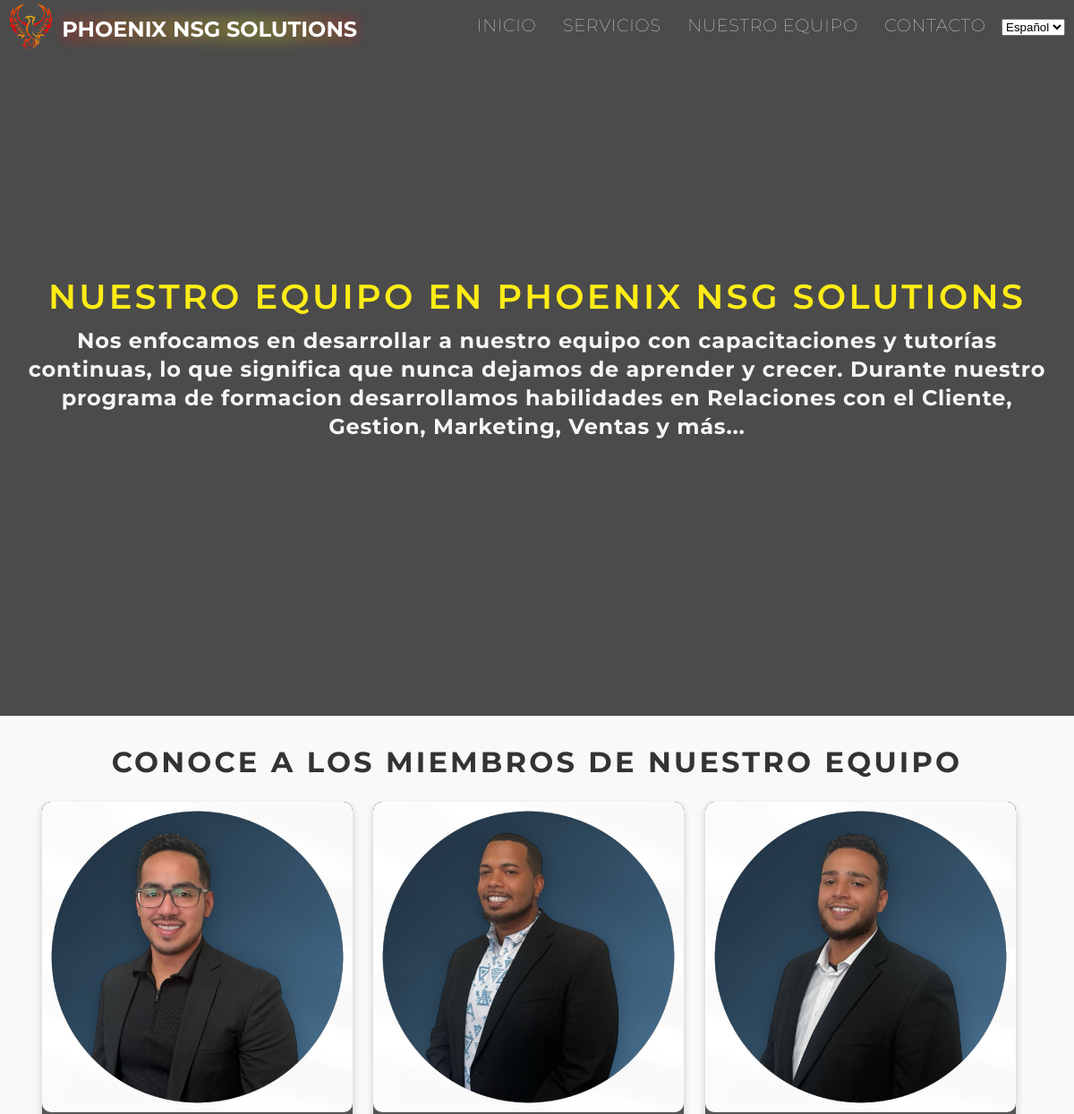
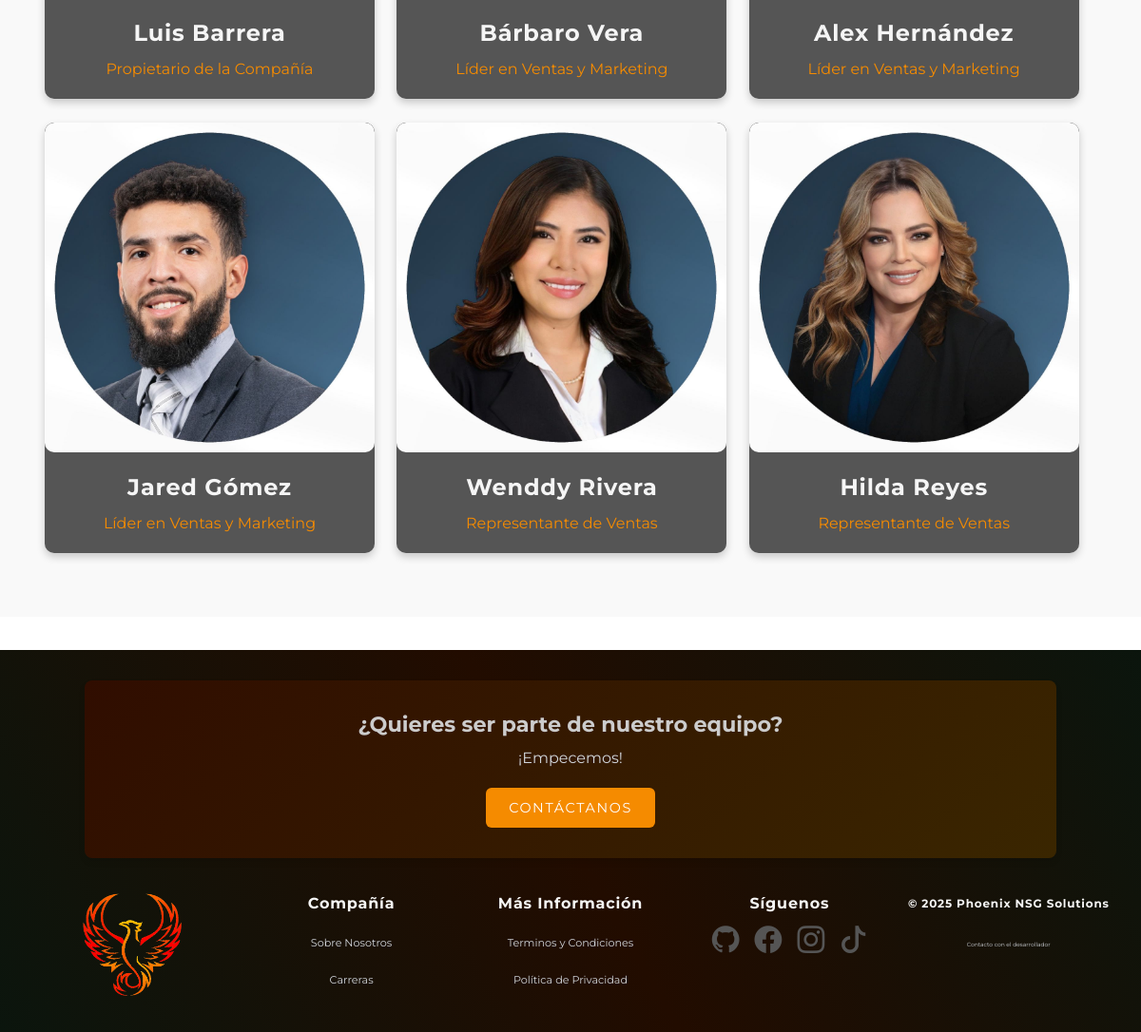
/members, run on the app's committed database (2 pictures, top to bottom).
### website/models.py (models this page shows, shortened)
class Miembro(models.Model):
    nombre = models.CharField(max_length=100)
    correo = models.EmailField(unique=True)
    telefono = models.BigIntegerField()
    puesto = models.ForeignKey(Puesto, on_delete=models.CASCADE)
    descripcion = models.TextField(blank=True, null=True)
    descripcion_corta = models.TextField(blank=True, null=True)
    mostrar_en_inicio =  models.BooleanField(default=False)
    imagen = models.ImageField(upload_to='images/empleados', blank=True, null=True)

class Puesto(models.Model):
    nombre = models.CharField(max_length=100, unique=True)
    descripcion = models.TextField(blank=True, null=True)
    nivel = models.IntegerField(blank=False, null=False, default=0)

### website/views.py (the view)
# urls.py: path("members",views.members, name = "members"),
@csrf_exempt
def members(request):
    miembros_queryset = Miembro.objects.all().order_by('puesto__nivel')  # Sin la coma, ahora es un QuerySet válido
    miembros = []  # Lista para almacenar miembros con teléfono formateado
    for miembro in miembros_queryset:
        miembro.telefono = format_phone(miembro.telefono)  # Formateamos el teléfono
        miembros.append(miembro)  # Guardamos el miembro modificado en la lista
    return render(request, "website/members.html", {
        "miembros": miembros,  # Pasamos la lista modificada
    })

### website/templatetags/custom_filters.py (called while the page is built)
@register.filter
def format_phone(value):
    digits = re.sub(r'\D', '', str(value))  # Elimina caracteres no numéricos
    if len(digits) == 11:
        return f"({digits[1:4]}) {digits[4:7]}-{digits[7:]}"
    return value  # Si no tiene 10 dígitos, lo devuelve sin cambios

### website/templates/website/members.html (shortened to what this page needs)
{% extends "website/layout.html" %}
{% block body %}
{% load i18n %}
<section id="front_view_members">
    <div class="container">
        <div>
            <h1 class="section-title">{% trans 'Nuestro Equipo en Phoenix NSG Solutions' %}</h1>
            <h3>{% trans 'Nos enfocamos en desarrollar a nuestro equipo con capacitaciones y tutorías continuas, lo que significa que nunca dejamos de aprender y crecer. Durante nuestro programa de formacion desarrollamos habilidades en Relaciones con el Cliente, Gestion, Marketing, Ventas y más...' %}</h3>
        </div>
    </div>
</section>
<section id="team">
    <h2 class="encabezados">{% trans 'Conoce a los miembros de nuestro equipo' %}</h2>
    <div class="cards-container">
        {% for miembro in miembros %}
        <div class="card" onclick="openModal({{ miembro.id }})">
            <img src="{{ miembro.imagen.url }}" alt="{{ miembro.nombre }}" class="card-image">
            <h3 class="card-title">{{ miembro.nombre }}</h3>
            <p class="card-text">{{ miembro.puesto.nombre }}</p>
        </div>
        {% endfor %}
    </div>
</section>
{% endblock %}

### website/static/css/main.css (style rules this page uses)
* { padding: 0; margin: 0; box-sizing: border-box; }
body { font-size: 20px; font-family: "Montserrat", sans-serif; }
p { font-size: 0.9rem; line-height: 1.2rem; text-align: center; }
h3 { font-size: 1.5rem; line-height: 2rem; text-align: center; color: whitesmoke; letter-spacing: 0.05rem; }
.section-title { font-size: 2.5rem; font-weight: 600; color: rgb(255, 236, 21); margin-bottom: 10px; text-transform: uppercase; letter-spacing: 0.2rem; text-align: center; }
.container { min-height: 100vh; width: 100%; display: flex; align-items: center; justify-content: center; padding: 0 25px; }
#front_view_members { position: relative; background-size: cover; background-position: center; background-repeat: no-repeat; width: 100%; height: 100vh; z-index: 1; overflow: hidden; animation: changeBackground 12s infinite; }
#front_view_members::before { content: ''; position: absolute; top: 0; left: 0; width: 100%; height: 100%; background-color: rgba(0, 0, 0, 0.705); z-index: -1; }
@media only screen and (min-width: 900px) { .section-title { font-size: 2.4rem; } }
@media only screen and (min-width: 900px) { p, ul { font-size: 1.3rem; line-height: 1.8rem; } }
#team { padding: 2rem; background-color: #f9f9f9; text-align: center; margin-bottom: 35px; }
.encabezados { font-size: 1.8rem; margin-bottom: 2rem; color: #333; font-weight: 600; margin-bottom: 10px; text-transform: uppercase; letter-spacing: 0.2rem; text-align: center; }
.cards-container { display: grid; gap: 5px; justify-content: center; padding: 15px; grid-template-columns: repeat(1, 1fr); }
.card { background: #555; border-radius: 10px; box-shadow: 0 4px 8px rgba(0, 0, 0, 0.2); transition: transform 0.3s, box-shadow 0.3s; overflow: hidden; width: 95%; cursor: pointer; text-align: center; margin-bottom: 20px; }
.card-image { width: 100%; aspect-ratio: 1 / 1; object-fit: cover; border-radius: 10px; }
.card-title { font-size: 1.5rem; margin: 1rem 0 0.5rem; }
.card-text { color: rgb(245, 139, 0); font-size: 1rem; margin-bottom: 1rem; }
@media (min-width: 768px) { .cards-container { grid-template-columns: repeat(2, 1fr); } }
@media (min-width: 1024px) { .cards-container { grid-template-columns: repeat(3, 1fr); } }
.encabezados { font-size: 2rem; font-weight: 700; color: #333; }

### data on the page
Miembro: imagen (picture), nombre "Luis Barrera", puesto.nombre "Propietario de la Compañía"
Miembro: imagen (picture), nombre "Bárbaro Vera", puesto.nombre "Líder en Ventas y Marketing"
Miembro: imagen (picture), nombre "Alex Hernández", puesto.nombre "Líder en Ventas y Marketing"
Miembro: imagen (picture), nombre "Jared Gómez", puesto.nombre "Líder en Ventas y Marketing"
Miembro: imagen (picture), nombre "Wenddy Rivera", puesto.nombre "Representante de Ventas"
Miembro: imagen (picture), nombre "Hilda Reyes", puesto.nombre "Representante de Ventas"
